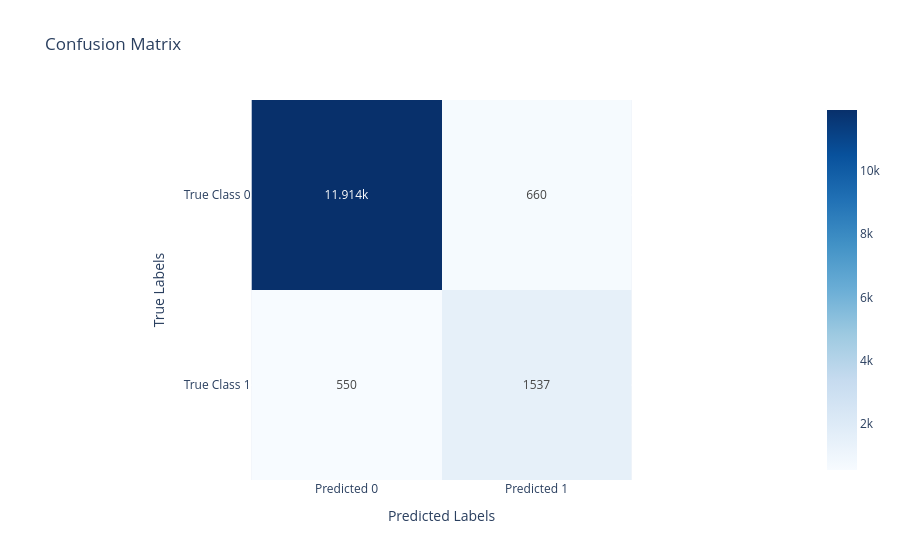

Source (notebook cell):
### Code cell
dt_visualizer.plot_confusion_matrix()

### Figure 1 — Plotly figure (JSON) as saved in the notebook; plotly's stock layout.template omitted (floating-point values rounded to 4 significant figures)
{"data": [{"coloraxis": "coloraxis", "name": "0", "texttemplate": "%{z}", "x": ["Predicted 0", "Predicted 1"], "y": ["True Class 0", "True Class 1"], "z": [[11914, 660], [550, 1537]], "type": "heatmap", "xaxis": "x", "yaxis": "y", "hovertemplate": "x: %{x}<br>y: %{y}<br>color: %{z}<extra></extra>"}], "layout": {"xaxis": {"anchor": "y", "domain": [0.0, 1.0], "scaleanchor": "y", "constrain": "domain", "title": {"text": "Predicted Labels"}}, "yaxis": {"anchor": "x", "domain": [0.0, 1.0], "autorange": "reversed", "constrain": "domain", "title": {"text": "True Labels"}}, "coloraxis": {"colorscale": [[0.0, "rgb(247,251,255)"], [0.125, "rgb(222,235,247)"], [0.25, "rgb(198,219,239)"], [0.375, "rgb(158,202,225)"], [0.5, "rgb(107,174,214)"], [0.625, "rgb(66,146,198)"], [0.75, "rgb(33,113,181)"], [0.875, "rgb(8,81,156)"], [1.0, "rgb(8,48,107)"]]}, "title": {"text": "Confusion Matrix"}, "showlegend": false}}
